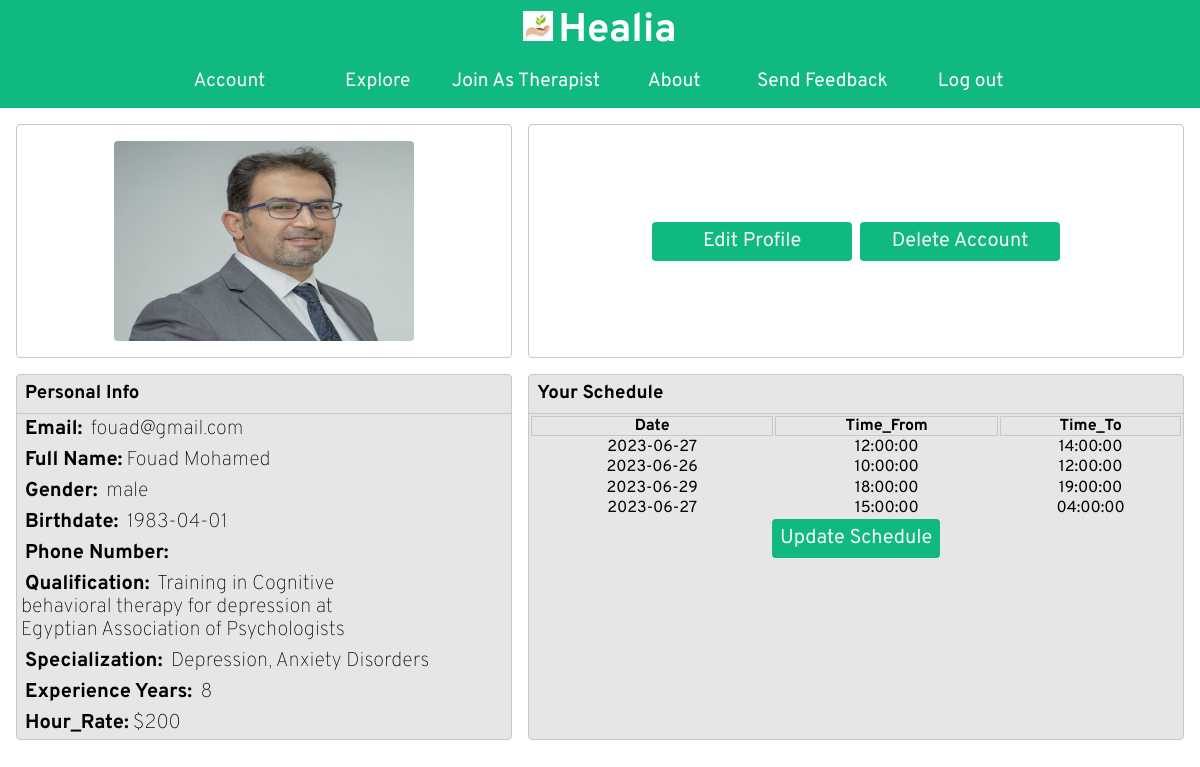
Screenshot of /GradProject/therapistprofile.php (signed in) with the database file from the repository.
### tables this page shows
CREATE TABLE `therapists` (
  `Therapist_ID` int(11) NOT NULL,
  `Therapist_Name` varchar(20) NOT NULL,
  `Gender` varchar(6) NOT NULL,
  `Birthdate` date NOT NULL,
  `qualification` varchar(200) NOT NULL,
  `specialization` varchar(70) NOT NULL,
  `experience` int(3) NOT NULL,
  `Email` varchar(30) NOT NULL,
  `Password` varchar(18) NOT NULL,
  `Therapist_Image` varchar(50) NOT NULL,
  `Is_Accepted` varchar(10) DEFAULT NULL,
  `Hour_Rate` int(5) NOT NULL,
  `cv` varchar(50) NOT NULL
);

CREATE TABLE `schedule` (
  `Schedule_ID` int(11) NOT NULL,
  `Therapist_Id` int(11) NOT NULL,
  `Date` date NOT NULL,
  `Time_From` time NOT NULL,
  `Time_To` time NOT NULL
);

### GradProject/therapistprofile.php (the view, shortened to what this page needs)
<?php
include('logform.php');
$em = $_SESSION['name'];
$sql =  "SELECT * FROM therapists WHERE Email ='$em'";
$result = $con->query($sql);
$row = $result->fetch_assoc();
?>
<!DOCTYPE html>
<html lang="en">
<head>
  <link rel="stylesheet" href="style.css">
  <link rel="stylesheet" href="./Header-Footer/headerfooter.css">
  <link rel="stylesheet" href="profile.css">
</head>
<body>
<?php include ('header.php')?>
  <div class="profile-container">
    <div class="image-container">
      <?php echo '<img class="profile-picture"  src="therapists/' . $row['Therapist_Image'] . '">'; ?>
    </div>
    <div class="edit-delete">
      <div class="card-body">
        <div class="edit-delete-div">
              <button href="#" data-modal-target="#modal-te" class="btn-profile btn-success">Edit Profile</button>
              <button href="#" data-modal-target="#modal-td" class="btn-profile btn-danger">Delete Account</button>
              </div>
      </div>
    </div>
    <div class="profile-info">
      <h3>Personal Info</h3>
        <div class="card-body">
          <h5 class="card-text"><b>Email:</b> <?php echo $row['Email']; ?> </h5>
          <h5 class="card-text"><b>Full Name:</b><?php echo $row['Therapist_Name']; ?></h5>
          <h5 class="card-text"><b>Gender:</b> <?php echo $row['Gender']; ?></h5>
          <h5 class="card-text"><b>Birthdate:</b> <?php echo $row['Birthdate']; ?></h5>
          <h5 class="card-text"><b>Phone Number:</b> <?php echo $row['phonenumber']; ?></h5>
          <h5 class="card-text therapist-card-text"><b>Qualification:</b> <?php echo $row['qualification']; ?></h5>
          <h5 class="card-text"><b>Specialization:</b> <?php echo $row['specialization']; ?></h5>
          <h5 class="card-text"><b>Experience Years:</b> <?php echo $row['experience']; ?></h5>
          <h5 class="card-text"><b>Hour_Rate:</b>$<?php echo $row['Hour_Rate']; ?></h5>
        </div>
      </div>
      <div class="calender">
        <h3>Your Schedule</h3>
        <div class="card-body">
          <table id="example1" class="table table-bordered table-striped">
            <thead>
              <tr class='calender-header'>
                <th>Date</th>
                <th>Time_From</th>
                <th>Time_To</th>
              </tr>
            </thead>
            <tbody>
              <?php
              $sql = "SELECT schedule.* , therapists.Email , therapists.Therapist_ID
            FROM schedule
            LEFT JOIN therapists ON schedule.Therapist_Id = therapists.Therapist_ID
            WHERE therapists.Email  = '$em'";
              $result = mysqli_query($con, $sql);
              while ($row = mysqli_fetch_assoc($result)) {
                echo "<tr class='table-row'>";
                echo "<td>" . $row['Date'] . "</td>";
                echo "<td>" . $row['Time_From'] . "</td>";
                echo "<td>" . $row['Time_To'] . "</td>";
                echo "</tr>";
              }
              ?>
            </tbody>
          </table>
          <div class="btn-therapist-update" >
            <button href="#" data-modal-target="#modal-tu" data-bs-target="#update" class="btn-profile  ">Update Schedule</button>
          </div>
        </div>
      </div>
    </div>
</body>
</html>

### GradProject/style.css (style rules this page uses)
:root { --main-color:#10b981; --other-main-color: rgb(46, 202, 150); ; --font-color:white ; --secondary-color: #f3f4f6; --beige-color:#fff8db; --blue-color:#116A7B; --green-color:#B3C890; --dark-gray:rgb(200, 200, 200); --light-gray:rgb(230, 230, 230); }
*,ul,ol,li,a { font-family: 'Overpass', 'Trebuchet MS', 'Lucida Sans Unicode', 'Lucida Grande', 'Lucida Sans', Arial, sans-serif; margin: 0; padding: 0; text-decoration: none; list-style: none; box-sizing: border-box; line-height: 1.15; }
img { width: 100%; height: 100%; }
button { cursor: pointer; background: #fff; border: none; font-size: 2rem; margin-top: 3rem; padding: 0.25rem; color: var(--main-color); box-shadow: inset 0 0 0 0 var(--main-color); margin: 0 -.25rem; padding: 0 .25rem; transition: color .5s ease-in-out, box-shadow .5s ease-in-out; }
img { max-width: 100%; max-height: 100%; }

### GradProject/profile.css (style rules this page uses)
body { max-width: 100%; }
.profile-container { display: grid; grid-template-areas: 'a b b' 'c d d'; max-width: 100%; gap: 1rem; margin: 1rem; }
.image-container { display: flex; justify-content: center; align-items: center; border: 0.1rem solid var(--dark-gray); border-radius: 0.25rem; grid-area: a; padding: 1rem; }
.profile-picture { width: 300px; height: 200px; border-radius: 0.25rem; }
.edit-delete { border: 0.1rem solid var(--dark-gray); border-radius: 0.25rem; grid-area: b; display: flex; justify-content: center; align-items: center; }
.edit-delete-div { display: flex; justify-content: center; align-items: center; gap: 1rem; }
.edit-delete-div * { width: 200px; }
.btn-profile { background-color: var(--main-color); font-size: 1.25rem; padding: 0.25rem; border: 0.25rem solid var(--main-color); border-radius: 0.25rem; transition: none; color: var(--secondary-color); transition: none; box-shadow: none; }
.profile-info { grid-area: c; border: 0.1rem solid var(--dark-gray); border-radius: 0.25rem; background-color: var(--light-gray) }
.profile-info h3 { padding: 0.5rem; }
.profile-info div { border-top: 0.1rem solid var(--dark-gray); }
.profile-info div * { padding: 0.25rem; font-size: 1.25rem; }
.profile-info div h5 { font-weight: 100; }
.calender { min-width: 500px; grid-area: d; border: 0.1rem solid var(--dark-gray); border-radius: 0.25rem; background-color: var(--light-gray) }
.calender h3 { padding: 0.5rem; }
.calender .card-body { border-top: 0.1rem solid var(--dark-gray) ; }
table { margin: auto; width: 100%; }
.calender-header * { border:0.1rem solid var(--dark-gray); }
.table-row { text-align: center; }
.btn-therapist-update { display: flex; justify-content: center; }
.therapist-card-text { inline-size: 350px; overflow-wrap: break-word; }

### rows the page displays
therapists: Therapist_Image (picture), Email "fouad@gmail.com", Therapist_Name "Fouad Mohamed", Gender "male", Birthdate "1983-04-01", qualification "Training in Cognitive behavioral therapy for depression at Egyptian Association of Psychologists", specialization "Depression, Anxiety Disorders", experience "8", Hour_Rate "200"
schedule: Date "2023-06-27", Time_From "12:00:00", Time_To "14:00:00"
schedule: Date "2023-06-26", Time_From "10:00:00", Time_To "12:00:00"
schedule: Date "2023-06-29", Time_From "18:00:00", Time_To "19:00:00"
schedule: Date "2023-06-27", Time_From "15:00:00", Time_To "04:00:00"
